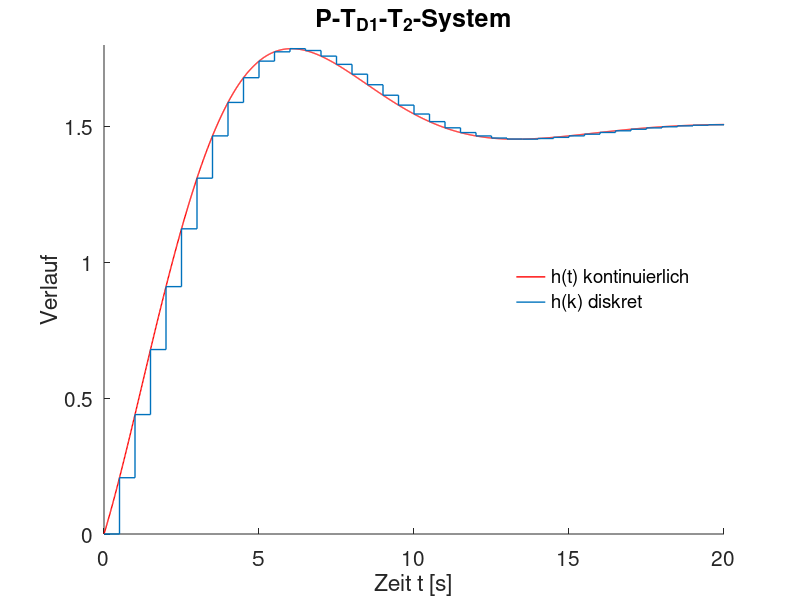

Here is the MATLAB script that generated this plot: (Note: this script raises an error after producing the figure.)
% Z-Transformation mit MATLAB / Octave cont2dis.m
% 07.04.2016, M. Lohöfener

clear; close all

% P-T_D1-T_2-Glied 
K_P = 1.5;  % Proportionalfaktor
T_D1= 1.0;  % [s] Vorhaltzeitkonstante
T   = 2.0;  % [s] Kennzeitkonsante
D   = 0.5;  % Kenndaempfung
T_0 = 0.5;  % [s] Abtastzeit
T_E = 20;   % [s] Simulationsende
t   = 0: 0.01: T_E;
td  = 0: T_0: T_E;

s   = tf ('s');     % Operator bauen
G_s = K_P*(T_D1*s + 1) / (T^2*s^2 + 2*T*D*s + 1)

% Transformation  
G_z = c2d (G_s, T_0)  % kontinuierlich zu diskret 
[b_i, a_i, T_0d] = tfdata (G_z, 'v');
% MATLAB-Octave-Kompatibilitaet
b_i = [zeros(1, length(a_i)-length(b_i)) b_i];

% Test
G_s2 = d2c (G_z)      % diskret zu kontinuierlich 

% Präsentation
figure ('Name', 'Sprungantwort', 'NumberTitle', 'off', 'Position', [0 100 800 600]);
set (gca, 'FontSize', 15); hold on
[y, t] = step (G_s, t);
[yd, td] = step (G_z, td);
plot (t, y, 'r')
ylim ([0 1.8])
hold on
stairs (td, yd)
set (findobj (gcf, 'type', 'line'), 'LineWidth', 1);
title ('P-T_{D1}-T_2-System', 'fontsize', 18)
xlabel ('Zeit t [s]')
ylabel ('Verlauf')
legend ('h(t) kontinuierlich    ', 'h(k) diskret', 'location', 'east')
legend boxoff
printgcf (mfilename, 0)

%  Octave Output
%  
%  Transfer function 'G_s' from input 'u1' to output ...
%  
%          1.5 s + 1.5
%   y1:  ---------------
%        4 s^2 + 2 s + 1
%  
%  Continuous-time model.
%  
%  Transfer function 'G_z' from input 'u1' to output ...
%  
%          0.2072 z - 0.1246
%   y1:  ----------------------
%        z^2 - 1.724 z + 0.7788
%  
%  Sampling time: 0.5 s
%  Discrete-time model.
%  
%  Transfer function 'G_s2' from input 'u1' to output ...
%  
%         0.375 s + 0.375
%   y1:  ------------------
%        s^2 + 0.5 s + 0.25
%  
%  Continuous-time model.
